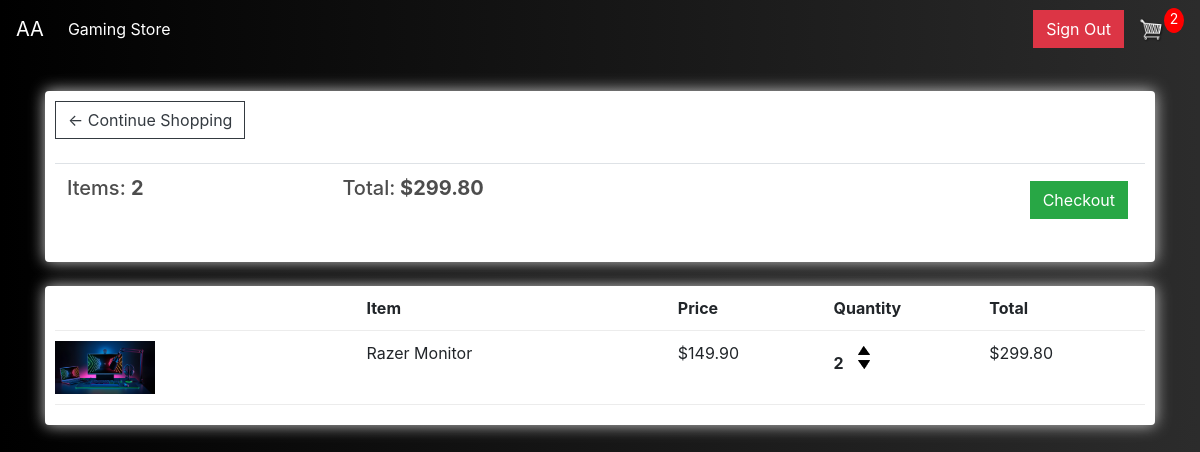
The app's page /cart/ (signed in) with its own data.
### store/models.py (models this page shows, shortened)
class Order(models.Model):
	customer = models.ForeignKey(Customer, on_delete=models.SET_NULL, null=True, blank=True)
	date_ordered = models.DateTimeField(auto_now_add=True)
	complete = models.BooleanField(default=False)
	transaction_id = models.CharField(max_length=100, null=True)
	@property
	def get_cart_total(self):
		orderitems = self.orderitem_set.all()
		total = sum([item.get_total for item in orderitems])
		return total
	@property
	def get_cart_items(self):
		orderitems = self.orderitem_set.all()
		total = sum([item.quantity for item in orderitems])
		return total

class OrderItem(models.Model):
	product = models.ForeignKey(Product, on_delete=models.SET_NULL, null=True)
	order = models.ForeignKey(Order, on_delete=models.SET_NULL, null=True)
	quantity = models.IntegerField(default=0, null=True, blank=True)
	date_added = models.DateTimeField(auto_now_add=True)
	@property
	def get_total(self):
		total = self.product.price * self.quantity
		return total

class Product(models.Model):
	name = models.CharField(max_length=200)
	price = models.FloatField()
	digital = models.BooleanField(default=False,null=True, blank=True)
	image = models.ImageField(null=True, blank=True)
	@property
	def imageURL(self):
		try:
			url = self.image.url
		except:
			url = ''
		return url

### store/views.py (the view)
# urls.py: path('cart/', views.cart, name="cart"),
def cart(request):
	if request.user.is_authenticated:
		customer = request.user.customer
		order, created = Order.objects.get_or_create(customer=customer, complete=False)
		items = order.orderitem_set.all()
		cartItems = order.get_cart_items
	else:
		items = []
		order = {'get_cart_total':0, 'get_cart_items':0, 'shipping':False}
		cartItems = order['get_cart_items']
	context = {'items':items, 'order':order, 'cartItems':cartItems}
	return render(request, 'store/cart.html', context)

### store/templates/store/cart.html
{% extends 'store/main.html' %}
{% load static %}
{% block content %}
<div class="row">
    <div class="col-lg-12">
        <div class="box-element">
            <a class="btn btn-outline-dark" href="{% url 'store' %}">&#x2190; Continue Shopping</a>
            <br>
            <br>
            <table class="table">
                <tr>
                    <th>
                        <h5>Items: <strong>{{order.get_cart_items}}</strong></h5>
                    </th>
                    <th>
                        <h5>Total:<strong> ${{order.get_cart_total|floatformat:2}}</strong></h5>
                    </th>
                    <th>
                        <a style="float:right; margin:5px;" class="btn btn-success" href="{% url 'checkout' %}">Checkout</a>
                    </th>
                </tr>
            </table>
        </div>
        <br>
        <div class="box-element">
            <div class="cart-row">
                <div style="flex:2"></div>
                <div style="flex:2"><strong>Item</strong></div>
                <div style="flex:1"><strong>Price</strong></div>
                <div style="flex:1"><strong>Quantity</strong></div>
                <div style="flex:1"><strong>Total</strong></div>
            </div>
            {% for item in items %}
            <div class="cart-row">
                <div style="flex:2"><img class="row-image" src="{{item.product.imageURL}}"></div>
                <div style="flex:2">
                    <p>{{item.product.name}}</p>
                </div>
                <div style="flex:1">
                    <p>${{item.product.price|floatformat:2}}</p>
                </div>
                <div style="flex:1">
                    <p class="quantity">{{item.quantity}}</p>
                    <div class="quantity">
                        <img data-product="{{item.product.id}}" data-action="add" class="chg-quantity update-cart" src="{% static  'images/arrow down.png' %}">
                        <img data-product=" {{item.product.id}}" data-action="remove" class="chg-quantity update-cart" src="{% static  'images/arrow up.png' %}">
                    </div>
                </div>
                <div style="flex:1">
                    <p>${{item.get_total|floatformat:2}}</p>
                </div>
            </div>
            {% endfor %}
        </div>
    </div>
</div>
{% endblock content %}

### static/css/main.css (style rules this page uses)
body { background: #000000; background: -webkit-linear-gradient(to left, #2c2c2c, #000000); background: linear-gradient(to left, #2c2c2c, #000000); }
h1, h2, h3, h4, h5, h6 { color: hsl(0, 0%, 30%); }
.box-element { box-shadow: hsl(0, 0%, 80%) 0 0 16px; background-color: #fff; border-radius: 4px; padding: 10px; }
.col-lg-4, .col-lg-6, .col-lg-8, .col-lg-12 { margin-top: 10px; }
.btn { border-radius: 0; }
.row-image { width: 100px; }
.cart-row { display: flex; align-items: flex-stretch; padding-bottom: 10px; margin-bottom: 10px; border-bottom: 1px solid #ececec; }
.quantity { display: inline-block; font-weight: 700; padding-right: 10px; }
.chg-quantity { width: 12px; cursor: pointer; display: block; margin-top: 5px; transition: .1s; }

### records on screen
Order: get_cart_items "2", get_cart_total "299.80"
OrderItem: product.imageURL (picture), product.name "Razer Monitor", product.price "149.90", quantity "2", get_total "299.80"

### other values on screen
{{ cartItems }} "2"
